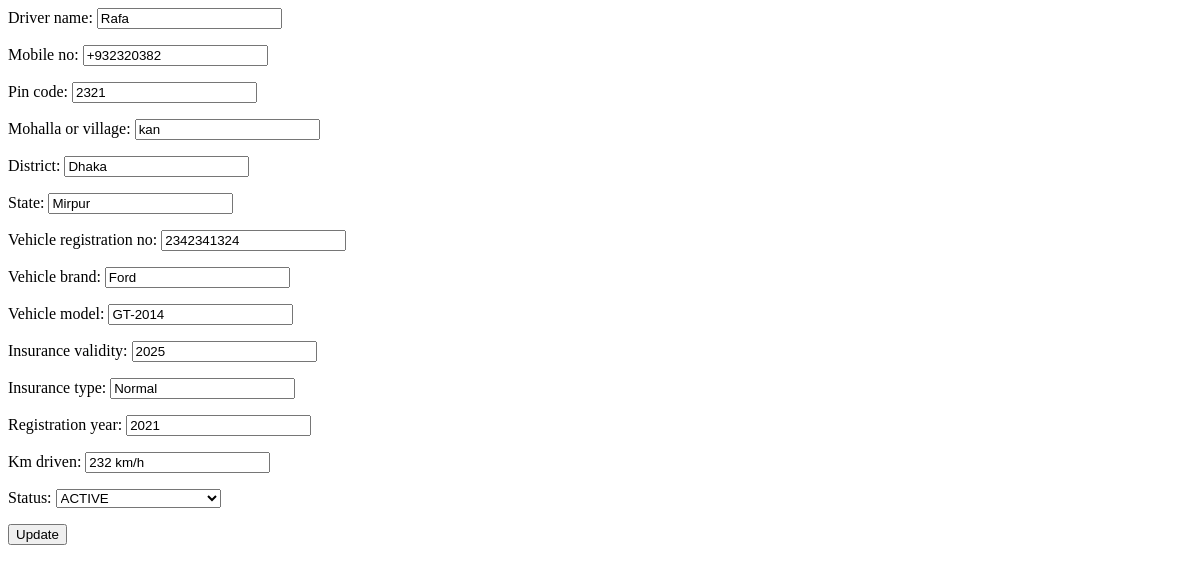
Page /editdriver/2 (signed in) on the earlier database version.
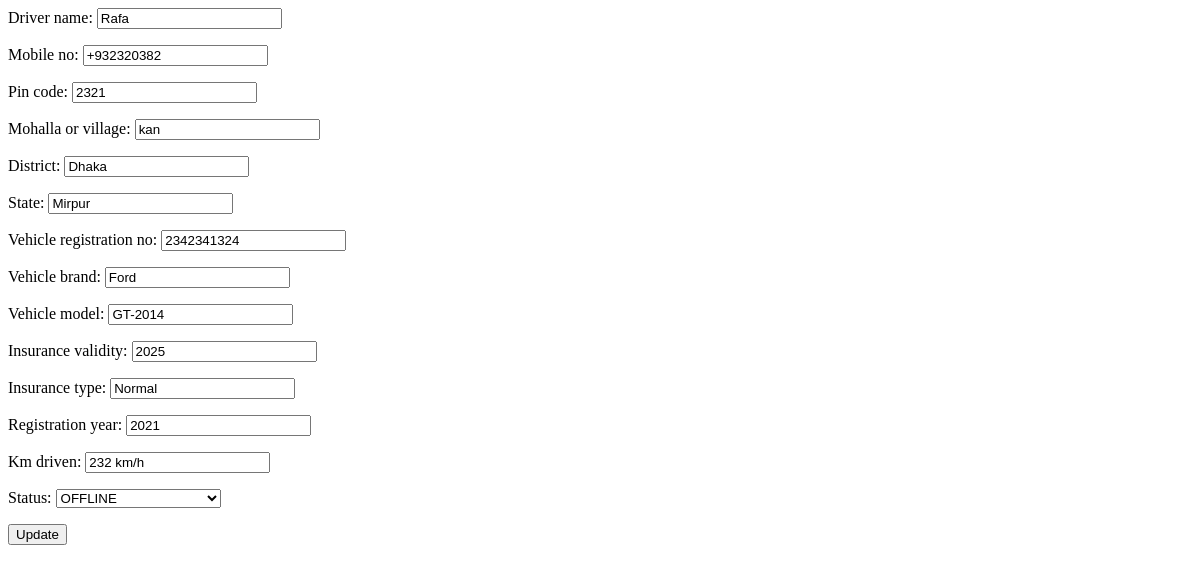
Same page on the later database version.
### app/models.py (models this page shows, shortened)
class Driver(models.Model):
    driver_id = models.AutoField(primary_key=True)
    driver_name=models.CharField(max_length=150)
    mobile_no=models.CharField(max_length=20, null=True)
    pin_code=models.CharField(max_length=10, null=True)
    mohalla_or_village=models.CharField(max_length=200, null=True)
    district=models.CharField(max_length=200, null=True)
    state=models.CharField(max_length=200, null=True)
    vehicle_registration_no=models.CharField(max_length=100, null=True)
    vehicle_brand=models.CharField(max_length=100, null=True)
    vehicle_model=models.CharField(max_length=100, null=True)
    insurance_validity=models.CharField(max_length=100, null=True)
    insurance_type=models.CharField(max_length=100, null=True)
    registration_year=models.CharField(max_length=10, null=True)
    km_driven=models.CharField(max_length=50, null=True)
    choice=(('UNDER VARIFICATION','UNDER VARIFICATION'),('ACTIVE','ACTIVE'),('OFFLINE','OFFLINE'),('ON A RIDE','ON A RIDE'))
    status=models.CharField(max_length=50, choices=choice, default='pending', null=True)

### app/decorators.py (the view)
	def wrapper_function(request, *args, **kwargs):
		group = None
		if request.user.groups.exists():
			group = request.user.groups.all()[0].name
		if group == 'staff':
			return redirect('home')
		if group == 'manager':
			return view_func(request, *args, **kwargs)
		if group==None:
			return HttpResponse('You are not authorized to view this page')

### app/forms.py
class DriverFrom(ModelForm):
	class Meta:
		model = Driver
		fields = '__all__'
		exclude = ['driver_id']

### app/views.py (called while the page is built)
@login_required
@manager_only
def editdriver(request, pk):
    driver = Driver.objects.get(driver_id=pk)
    form = DriverFrom(instance=driver)
    if request.method == 'POST':
        form = DriverFrom(request.POST, instance=driver)
        if form.is_valid():
            form.save()
            return redirect('driver')
    return render(request,'app/editdriver.html', {'form':form})

### app/templates/app/editdriver.html (shortened to what this page needs)
<form method="POST" >
{{ form.as_p }}
<button type="submit">Update</button>
</form>

Differences in the rows shown:
changed Driver "Rafa": status "ACTIVE" → "OFFLINE"
